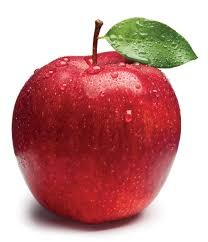
#> input picture res/apple.jpg, 208 x 242 px
$ python tuto15.py
#> lines starting #> are read from the running program, lines starting #| are printed output that depends on the picture
import cv2
import numpy as np,sys

A = cv2.imread('res/apple.jpg')
#> A is the input picture: shape (242, 208, 3); mean B, G, R 143.4, 144.6, 199.3
lower = cv2.pyrDown(A)
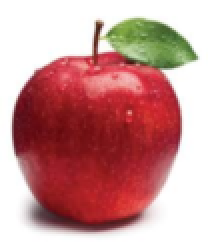
#> lower: shape (121, 104, 3) (shown 2 times larger); mean B, G, R 143.4, 144.6, 199.3

cv2.imshow('',lower)

k = cv2.waitKey(0)
#> (key Esc is pressed here)
if k == 27:
    cv2.destroyAllWindows()

$ run again, with res/building.jpg copied over res/apple.jpg
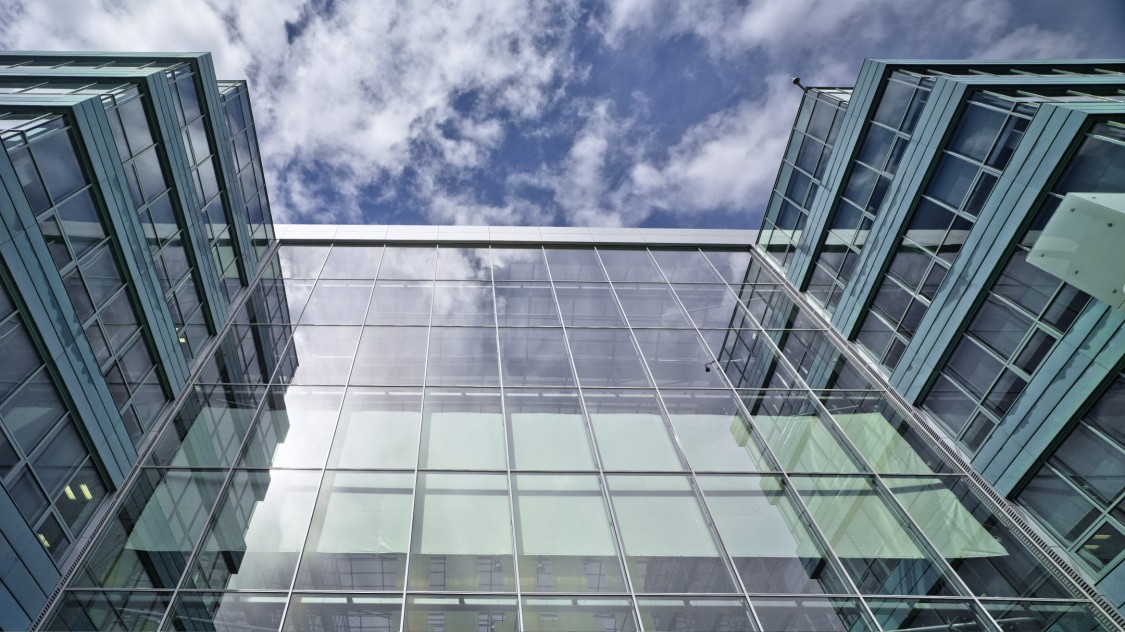
#> input picture res/building.jpg, 1125 x 632 px
#> A is the input picture: shape (632, 1125, 3); mean B, G, R 143.9, 131.6, 119
#> `lower = cv2.pyrDown(A)`:
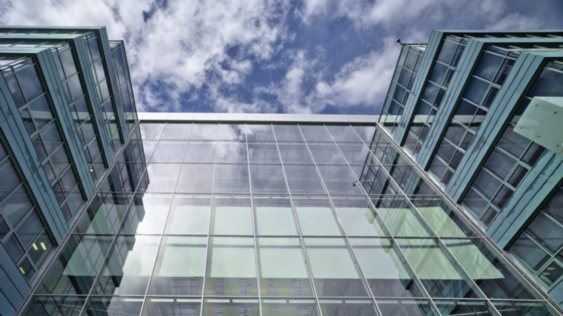
#> lower: shape (316, 563, 3); mean B, G, R 143.9, 131.6, 119
